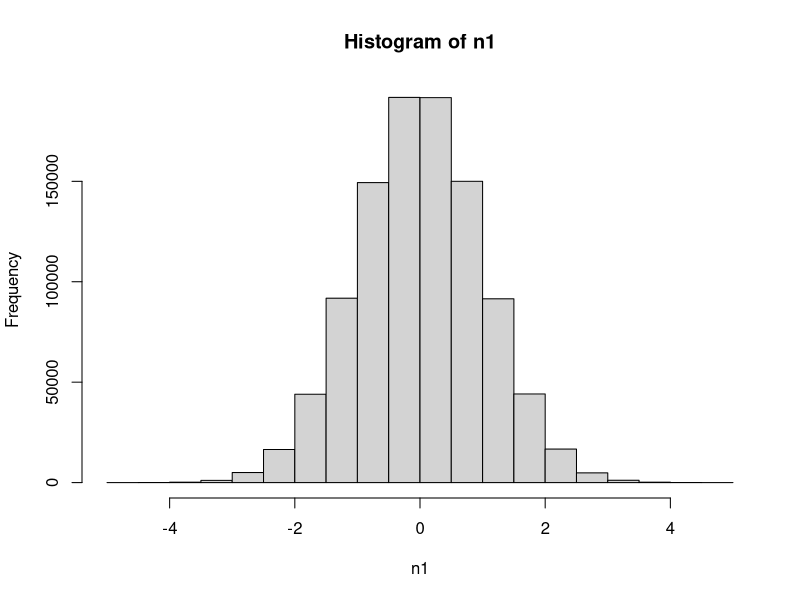
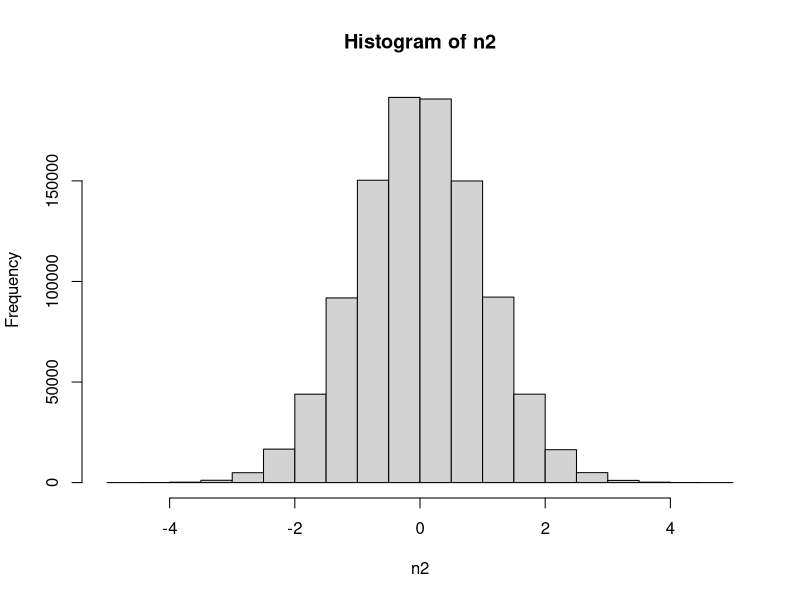
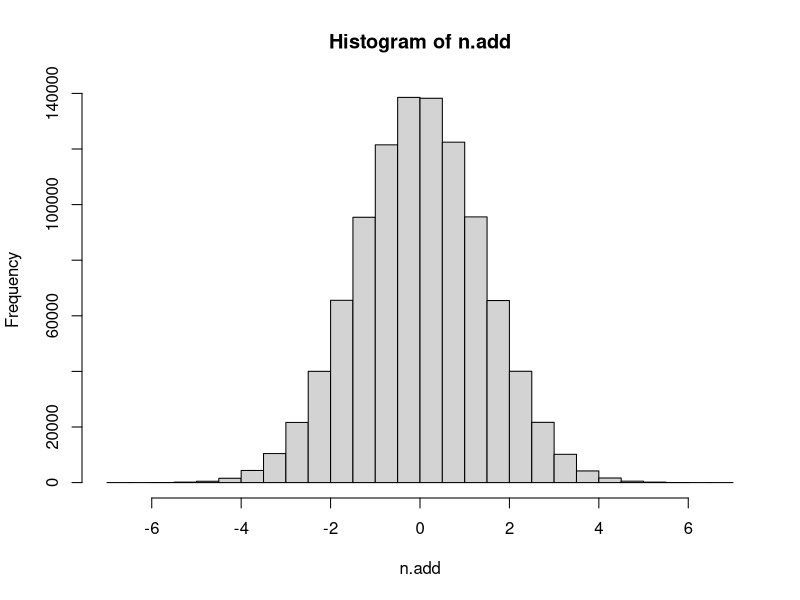
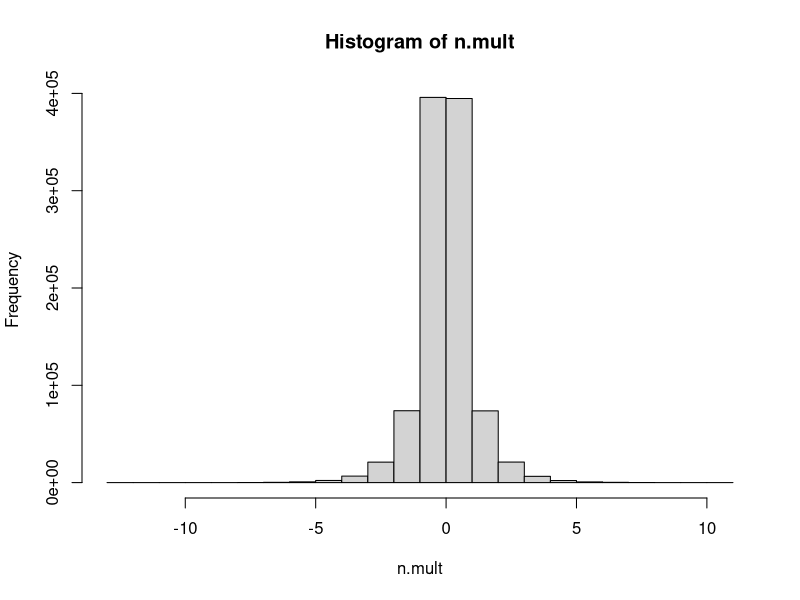

Write R code to recreate these figures, in order.
# Computing new variables

# Create variable n1 with 1 million random normal values
n1 <- rnorm(1000000)
hist(n1)

# Create variable n2 with 1 million random normal values
n2 <- rnorm(1000000)
hist(n2)

# Average scores across two variables
n.add <- n1 + n2
hist(n.add)

# Multiple scores across two variables
n.mult <- n1 * n2
hist(n.mult)

# Install and load "psych" package to get kurtosis
install.packages("psych")
library("psych")

# Calculate kurtosis for each distribution
kurtosi(n1)
kurtosi(n2)
kurtosi(n.add)
kurtosi(n.mult)
